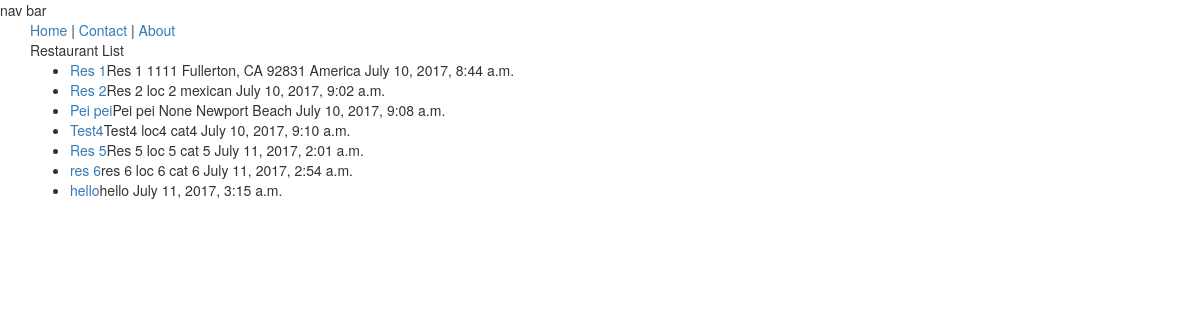
/restaurants/, run on an earlier commit of the app's database.
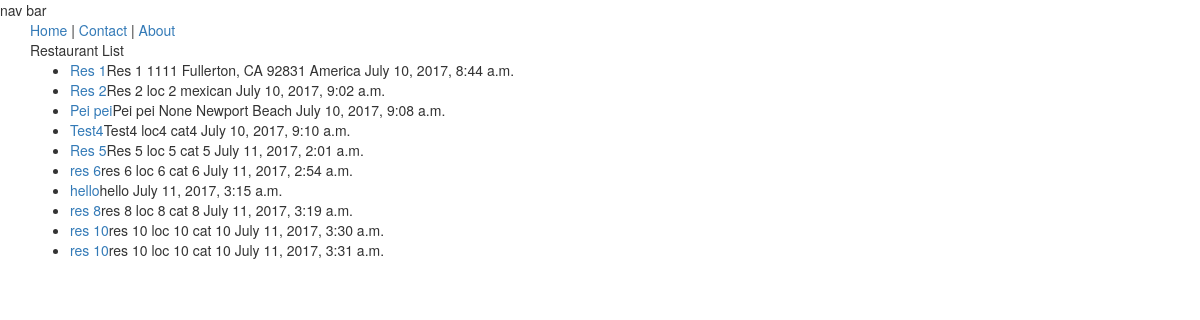
And on a later commit of the database.
### restaurants/models.py (models this page shows, shortened)
class RestaurantLocation(models.Model):
	owner 		= models.ForeignKey(User)
	name 		= models.CharField(max_length=120)
	location 	= models.CharField(max_length=120, null=True, blank=True)
	category 	= models.CharField(max_length=120, null=True, blank=True)
	timestamp 	= models.DateTimeField(auto_now_add=True)
	updated 	= models.DateTimeField(auto_now=True)
	slug		= models.SlugField(null=True, blank=True)

### restaurants/views.py (the view)
# urls.py: url(r'^restaurants/$', RestaurantListView.as_view()),
class RestaurantListView(ListView):
	template_name = 'restaurants/restaurants_list.html'
	def get_queryset(self):
		slug = self.kwargs.get("slug")
		if slug:
			queryset = RestaurantLocation.objects.filter(
					Q(category__iexact=slug) |
					Q(category__icontains=slug)
				)
		else:
			queryset = RestaurantLocation.objects.all()
		return queryset

### restaurants/templates/restaurants/restaurants_list.html (shortened to what this page needs)
{% extends 'base.html' %}
{% block content %}
<div>Restaurant List</div>
<ul>
	{% for obj in object_list %}
		<li><a href="/restaurants/{{obj.slug}}/">{{ obj.name }}</a>{{ obj.name }} {{ obj.location }} {{ obj.category }} {{ obj.timestamp }}</li>
	{% endfor %}
</ul>
{% endblock %}

### templates/base.html (shortened to what this page needs)
<!DOCTYPE html>
<html lang="en">
<head>
    {% include 'snippets/css.html' %}
</head>
<body>
    {% include 'snippets/nav.html' %}
    <div class="container">
    	<div><a href="/restaurants/">Home</a> | <a href="/contact">Contact</a> | <a href="/about">About</a></div>
        {% block content %} {% endblock %}
    </div>
</body>
</html>

### templates/snippets/css.html (shortened to what this page needs)
<link rel="stylesheet" href="https://maxcdn.bootstrapcdn.com/bootstrap/3.3.7/css/bootstrap.min.css">
<link rel="stylesheet" href="https://maxcdn.bootstrapcdn.com/bootstrap/3.3.7/css/bootstrap-theme.min.css">

### templates/snippets/nav.html
nav bar

What changed in the data, as far as the page shows it:
added RestaurantLocation: name "res 8", location "loc 8", category "cat 8", timestamp "July 11, 2017, 3:19 a.m."
added RestaurantLocation: name "res 10", location "loc 10", category "cat 10", timestamp "July 11, 2017, 3:30 a.m."
added RestaurantLocation: name "res 10", location "loc 10", category "cat 10", timestamp "July 11, 2017, 3:31 a.m."
